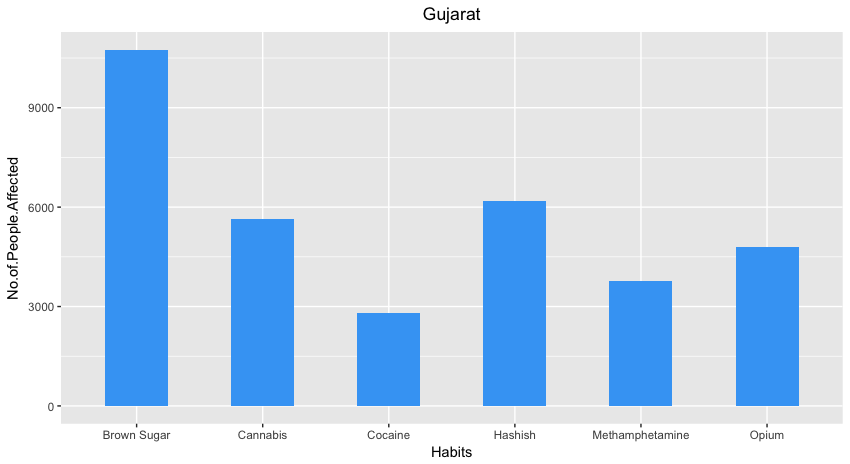

The R source for this figure:
#Bar Graph for Disease Vs Number of People Affected
library(ggplot2)
graphone<-read.csv("habits_Gujarat.csv",TRUE,",")
class(graphone)
ggplot(data=graphone, aes(x=Habits, y=No.of.People.Affected)) + geom_bar(stat="identity",width = 0.5,fill = "#42A5F5")+ggtitle("Gujarat") +
  theme(plot.title = element_text(hjust = 0.5))
